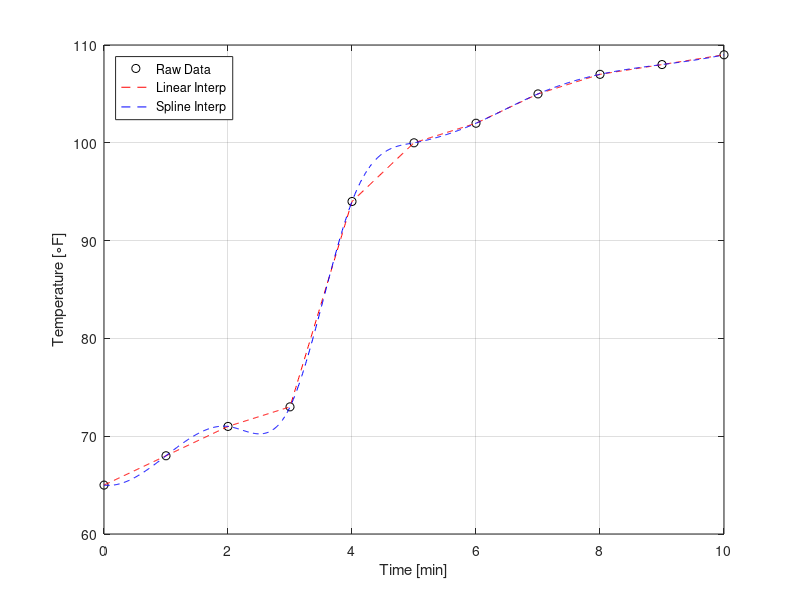

MATLAB code for this plot: (Note: this script raises an error after producing the figure.)
%% 1. Interpolation of water heater data

t = 0:10;% time [min]
T = [65 68 71 73 94 100 102 105 107 108 109];% temperature [F]

% a) plot the raw data, linear & spline interpolations
figure('name','Water Heater');
plot(t,T,'ko'); grid on; hold on;
xlabel('Time [min]'); ylabel('Temperature [\circF]');

te = linspace(min(t),max(t),1e3);
T_linear = interp1(t,T,te,'linear');
T_spline = interp1(t,T,te,'spline');

plot(te,T_linear,'r--'); plot(te,T_spline,'b--');
legend('Raw Data','Linear Interp','Spline Interp','Location','NorthWest');

% b) using both interpolations, estimate the temp at 3.3 and 6.75 min
times = [3.3 6.75];
temp_at_times_linear = interp1(t,T,times,'linear');% 79.30 & 104.25
temp_at_times_spline = interp1(t,T,times,'spline');% 78.44 & 104.28

% c) using both interpolations, estimate the time when the temp = 98.6
% two methods for doing this. Refer to:
% http://matlab.cheme.cmu.edu/2012/02/02/better-interpolate-than-never/

% method 2: switch the interpolation order
temp = 98.6;
time_at_temp_linear = interp1(T,t,temp,'linear');% 4.77 min
time_at_temp_spline = interp1(T,t,temp,'spline');% 4.48 min

%% 2. Force sensor data analysis

% [channel, voltage, timestamp] 6498x3 matrix
force = csvread('/home/carl/MATLAB/ANGEL/HWs/wk6/forcetest.csv');

% voltage (column 1) vs time (column 2)
sensor0 = force(1:3:end,2:3);
sensor1 = force(2:3:end,2:3);
sensor2 = force(3:3:end,2:3);

% a) because the recordings are not exactly synchronized, use a linear
% interpolation to resample the reading for each sensor between 1 and 17
% seconds in increments of 1/120 sec
start = 1; stop = 17; freq = 120; t = start:1/freq:stop;

% we get the linear interpolated voltage at each timestamp in t
v0 = interp1(sensor0(:,2),sensor0(:,1),t,'linear');
v1 = interp1(sensor1(:,2),sensor1(:,1),t,'linear');
v2 = interp1(sensor2(:,2),sensor2(:,1),t,'linear');

% b) convert each channel from the measured voltage to the calculated force
% and plot them

% set up voltage to force conversions (linear maps)
m0 = -32.58; b0 =  0.2677; F0 = @(x) (m0 .* x + b0);
m1 = -34.70; b1 = -1.2080; F1 = @(x) (m1 .* x + b1);
m2 = -36.11; b2 = -1.9930; F2 = @(x) (m2 .* x + b2);

figure('name','Force Test');
plot(t,F0(v0),'b',t,F1(v1),'r',t,F2(v2),'g'); grid on;
xlabel('Time [sec]'); ylabel('Force [N]');
legend('Sensor 0','Sensor 1','Sensor 2','Location','East');

%% 3. Nighttime temperatures over an area of land

x = 0:3;% [mi]
y = 0:3;% [mi]

% temperature as function of (x,y) coordinate
T = [28 26 24 26;
     24 25 21 25;
     24 27 24 22;
     23 22 23 21];

% a) estimate the temperature at a location (x,y) = (1.30,2.25) miles
% using a cubic spline interpolation
px = 1.30; py = 2.25;
T_at_p = interp2(x,y,T,px,py,'spline');% 26.45 

% b) create a contour plot of the estimated temperature field within the
% given area

% we need to sample our coordinate space more in order to get a smooth
% looking plot
x_sample = linspace(min(x),max(x),1e2);
y_sample = linspace(min(y),max(y),1e2);

[X,Y] = meshgrid(x_sample,y_sample);
 
% 2D interpolation
Te_spline = interp2(x,y,T,X,Y,'spline');
 
figure('name','Temperature over Land');
contourf(X,Y,Te_spline,25);% use 25 contours
colormap('jet'); c = colorbar; c.Label.String = 'Temp [\circF]';
xlabel('x [mi]'); ylabel('y [mi]');
% set axis to scale and tighten
axis equal; axis tight;
 
